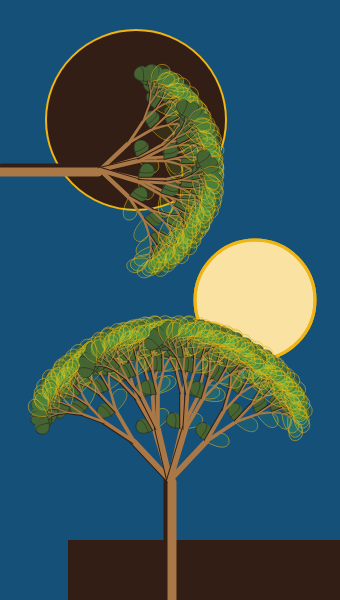
Frame 1 (no input)
Frame 60 (no input): identical to frame 1, image omitted
Frame 120 (the mouse pressed at the canvas centre since frame 60): identical to frame 1, image omitted

The p5.js sketch that drew this single still picture (run headless with seeded random() and noise() and a simulated clock; from frame 60 on, the mouse is pressed at the canvas centre):

// p5.js sketch
// ── sketch.js
let theta;
let rotateValue; // if the sun highlight looks a bit weird, refresh the sketch with the "play" button - bit of random generation in.
let ori;
let treeCol = [170,120,70];
let shadowCol = [50,30,20];
let sunCol = [240,180,20];
//  problem: making a copy of an array with an appended value (for alpha)
//  equating sunAlpha to sunCol makes sunAlpha a pointer to where sunCol is held in memory so any changes
//  to sunAlpha (e.g. pushing alpha value to array) would be made to sunCol (& sunAlpha would just reflect sunCol's value)
let sunAlpha = [...sunCol, 100];  // this is my workaround! (TLDR: first time making a shallow copy of an array. lol)
let weight = 9;
let rdm;

let dragX;
let dragY;
let circX;
let circY;
let rectX;
let rectY;

let leaves;
let highlights;


function setup() {
  strokeCap(SQUARE);
  createCanvas(340, 600);
  slider = createSlider(0, 1305);
  slider.size(340);

  let button1 = createButton('leaves');
  let button2 = createButton('sunlight');

  
  rotateValue = random(-PI/4,0);
  ori = PI/4;
  dragX = width*.75;
  dragY = height*.5;
  circX = width*.4;
  circY = height*.2;
  rectX = width*.2;
  rectY = height*.9;

  leaves = true;
  highlights = true;
  button1.mousePressed(foliageToggle);
  button2.mousePressed(sunlightToggle);
}

function foliageToggle(){
    if (leaves == true){
        leaves = false;
    }else{
        leaves = true;
    }
}

function sunlightToggle(){
    if (highlights == true){
        highlights = false;
    }else{
        highlights = true;
    }
}





function keyPressed(){
  
  // spacebar
  if (keyCode === 32){
    dragX = mouseX;
    dragY = mouseY;
      }
  
  if (keyCode === SHIFT){
    circX = mouseX;
    circY = mouseY;
  }
  if (keyCode === CONTROL){
    rectX = mouseX;
    rectY = mouseY;
  }
    
}



function draw() {
  

  
  background(20,80,120);
  frameRate(30);
  let g = slider.value();
  
  push();
    fill(shadowCol);
    strokeWeight(2);
    stroke(sunCol);
    circle(circX,circY,180);
  pop();
    push();

    fill(255);
    strokeWeight(3);
    stroke(sunCol);
    circle(dragX,dragY,120);
    fill(sunAlpha);
    circle(dragX,dragY,120);
  pop();
  push();
    noStroke();
    fill(shadowCol);
    rect(rectX,rectY,280,60);
  pop();
  stroke(treeCol);
  strokeWeight(weight);
  // Let's pick an angle 0 to 90 degrees based on the mouse position
  let a = (g / width) * 90;
  // Convert it to radians
  theta = radians(a);
  
  push();
    // Start the tree from the bottom of the screen
    translate(width/2,height);
    // Draw a line 120 pixels
      stroke(shadowCol);
    line(-2, -2, -2, -120-2);
      stroke(treeCol);
    line(2,2,2,-118);
  
    // Move to the end of that line
    translate(0,-120);
    // Start the recursive branching!
    push();
    rotate(-PI/6);
    branch(80);
    pop();

    branch(80);

    push();
    rotate(PI/6);
    branch(80);
    pop();
  pop();
  
  push();
  strokeWeight(weight);
    rotate(PI/2);
    // Start the tree from the bottom of the screen
    translate(width/2,0);
  
        stroke(shadowCol);
    line(-2, -2, -2, -100-2);
      stroke(treeCol);
    line(2,2,2,-100+2);

    translate(0,-100);
    // Start the recursive branching!
    push();
    rotate(-PI/6);
    branch(60);
    pop();

    branch(60);

    push();
    rotate(PI/6);
    branch(60);
    pop();
  pop();
  

}

function branch(h) {
  // Each branch will be 2/3rds the size of the previous one
  h *= 0.66;
  strokeWeight(weight * (.012*h));
  

  // All recursive functions must have an exit condition!!!!
  // Here, ours is when the length of the branch is 4 pixels or less
  if (h > 4) {
    push();    // Save the current state of transformation (i.e. where are we now)
    rotate(theta);   // Rotate by theta
    line(0, 0, 0, -h);  // Draw the branch
    translate(0, -h); // Move to the end of the branch

    if (leaves == true){
      leaf(0,0,ori); 
    }
    branch(h);       // Ok, now call myself to draw two new branches!!
    pop();     // Whenever we get back here, we "pop" in order to restore the previous matrix state

    // Repeat the same thing, only branch off to the "left" this time!
    push();
    rotate(-theta);
    push();
    stroke(shadowCol);
    line(-1, -1, -1, -h-1);
    pop();
    line(0, 0, 0, -h);

    translate(0, -h);
    
    branch(h);
    pop();
  }
}

function leaf(xPos,yPos,ori){
  push();

  fill(100,220,80,20);
  stroke(50,100,70);
  strokeWeight(0.5);
  //rotate(random(-PI/10,PI/10)); //randomness is decided and leaves are redrawn each frame
  rotate(rotateValue);
  if (highlights == true){
  push();
      stroke(sunCol);
      rotate(ori);
      bezier( xPos,yPos,
              xPos+30,yPos-30,
              xPos-20,xPos-30,
              xPos,yPos);
  
    pop();
}
    push();
    
      rotate(-ori);
  fill(70,100,50);
      bezier( xPos,yPos,
              xPos+25,yPos-25,
              xPos-25,xPos-25,
              xPos,yPos);
  noFill();
  stroke(shadowCol);
        bezier( xPos-5,yPos-5,
              xPos+25,yPos-25,
              xPos-25,xPos-25,
              xPos,yPos);
    pop();
  
  pop();
}

// ── style.css


html, body {
    
    width:40%;
    text-align: center;
    display: block;
    margin: auto;
    /* margin-left: 100px; */
    margin-top: 60px;
    
    
    padding: auto;
  }

  canvas {
    display: block;
    
  }

  
  
